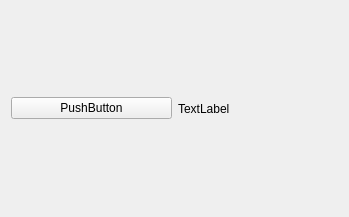
<?xml version="1.0" encoding="UTF-8"?>
<ui version="4.0">
 <class>Form</class>
 <widget class="QWidget" name="Form">
  <property name="geometry">
   <rect>
    <x>0</x>
    <y>0</y>
    <width>349</width>
    <height>217</height>
   </rect>
  </property>
  <property name="windowTitle">
   <string>Form</string>
  </property>
  <layout class="QHBoxLayout" name="horizontalLayout">
   <item>
    <widget class="QPushButton" name="pushButton">
     <property name="text">
      <string>PushButton</string>
     </property>
    </widget>
   </item>
   <item>
    <widget class="QLabel" name="label">
     <property name="text">
      <string>TextLabel</string>
     </property>
    </widget>
   </item>
  </layout>
 </widget>
 <resources/>
 <connections>
  <connection>
   <sender>pushButton</sender>
   <signal>clicked()</signal>
   <receiver>Form</receiver>
   <slot>buttonClicked()</slot>
   <hints>
    <hint type="sourcelabel">
     <x>101</x>
     <y>113</y>
    </hint>
    <hint type="destinationlabel">
     <x>155</x>
     <y>37</y>
    </hint>
   </hints>
  </connection>
 </connections>
 <slots>
  <slot>buttonClicked()</slot>
 </slots>
</ui>
